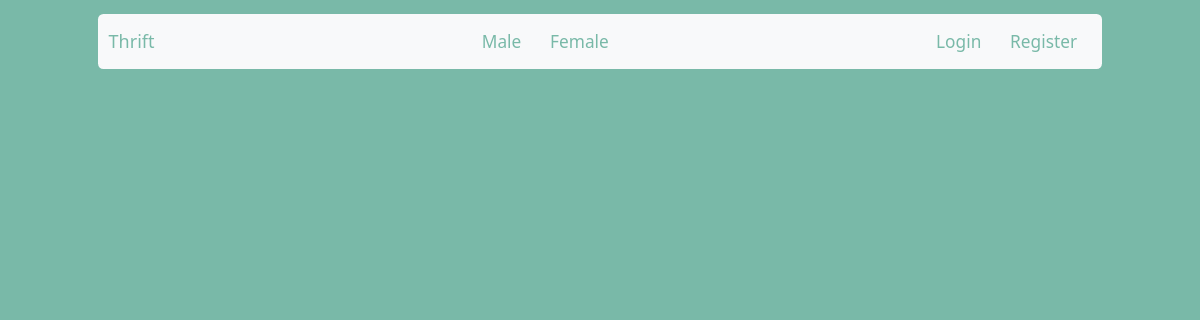
The app's page /female, older data.
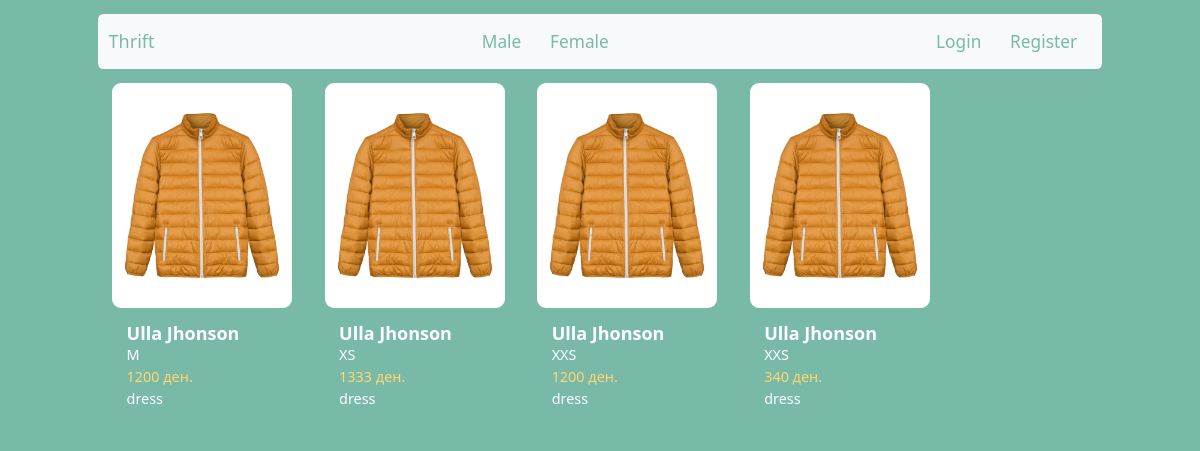
The same page, newer data.
### Thrift/models.py (models this page shows, shortened)
class Product(models.Model):
    user = models.ForeignKey(CustomUser, on_delete=models.CASCADE)
    price = models.PositiveIntegerField()
    conditionValues=[
        ('Лоша', 'Bad'),
        ('Средна', 'Average'),
        ('Добра', 'Good'),
        ('Одлична', 'Great')
    ]
    sizeValues=[
        ('XXS', 'Extra Extra Small'),
        ('XS', 'Extra Small'),
        ('S', 'Small'),
        ('M', 'Medium'),
        ('L', 'Large'),
        ('XL', 'Extra Large'),
        ('XXL', 'Extra Extra Large')
    ]
    condition = models.CharField(max_length=255,choices=conditionValues)
    size = models.CharField(max_length=255,choices=sizeValues)
    description = models.CharField(max_length=255)
    shop = models.CharField(max_length=255)
    typeClothes = [
        ('Фустан', 'Dress'),
        ('Панталони', 'Pants'),
        ('Блуза', 'Shirt'),
        ('Џемпер', 'Jumpers'),
        ('Јакна', 'Coat'),
        ('Фармерки', 'Jeans'),
        ('Аксесоари', 'Accessories'),
        ('Суќна', 'Skirt')
    ]
    type = models.CharField(max_length=255,choices=typeClothes)
    colors = models.ManyToManyField(Color, null=True, blank=True)
    genders=[
        ('M','Male'),
        ('F','Female')
    ]
    gender = models.CharField(max_length=255,choices=genders)
    sold = models.BooleanField(null=True,blank=True)
    sent = models.BooleanField(null=True,blank=True)
    date_sent=models.DateTimeField(auto_now=True)
    accepted = models.BooleanField(null=True,blank=True)
    date_accepted = models.DateTimeField(auto_now=True)

class ImageProd(models.Model):
    image=models.ImageField()
    product=models.ForeignKey(Product,on_delete=models.CASCADE,related_name='images')

### Thrift/views.py (the view, shortened to what this page needs)
# urls.py: path("female", female, name="female"),
def female(request):
    if request.user.is_anonymous:
        queryset = Product.objects.filter(gender='F', sold=False).all()
        context = {"products": queryset}
    return render(request, "female.html", context=context)

### templates/female.html (shortened to what this page needs)
{% extends "base_generic.html" %}
{% block content %}
      <div class="card-deck">
          {% for product in products %}
              <a href="{% url 'product-details' product.id %}" style="text-decoration: none;color: inherit;">
          <div class="card m-3" style="flex-direction: column;display: inline-block;height:fit-content;border-width: 0px">
            <img style="width: 200px;height: 250px"  src="{{  product.images.first.image.url }}" class="card-img-top rounded-img" alt="Item 1">
            <div class="card-body">
              <h5 class="card-title m-0">{{ product.shop }}</h5>
              <p class="card-text m-0">{{ product.size }}</p>
              <p class="card-text card-price m-0">{{ product.price }} ден.</p>
              <p class="card-text m-0">{{ product.description }}</p>
            </div>
          </div>
              </a>
          {% endfor %}
        </div>
{% endblock %}

### templates/base_generic.html (shortened to what this page needs)
<!DOCTYPE html>
<html>
<head>
  <link rel="stylesheet" href="https://cdnjs.cloudflare.com/ajax/libs/twitter-bootstrap/5.3.0/css/bootstrap.min.css">
</head>
<body>
  <div class="container">
      <nav class="navbar navbar-light bg-light menu rounded mt-3">
  <div class="container-fluid">
    <a class="navbar-brand" href="/index">Thrift</a>
        <ul class="nav justify-content-center">
        <li class="nav-item">
            <a class="nav-link active" style="font-size: larger" href="/male">Male</a>
        </li>
        <li class="nav-item">
            <a class="nav-link" style="font-size: larger" href="/female">Female</a>
        </li>
        </ul>
       {% if user.is_authenticated %}
            <ul class="nav justify-content-end">
                <li class="nav-item">
                    <a class="nav-link" href="/favorites"><span style="font-size: 1.2em;">
                        <svg xmlns="http://www.w3.org/2000/svg" width="20" height="20" fill="currentColor" class="bi bi-heart" viewBox="0 0 16 16" style="color: #79b9a8;font-weight: bold">
                            <path d="m8 2.748-.717-.737C5.6.281 2.514.878 1.4 3.053c-.523 1.023-.641 2.5.314 4.385.92 1.815 2.834 3.989 6.286 6.357 3.452-2.368 5.365-4.542 6.286-6.357.955-1.886.838-3.362.314-4.385C13.486.878 10.4.28 8.717 2.01L8 2.748zM8 15C-7.333 4.868 3.279-3.04 7.824 1.143c.06.055.119.112.176.171a3.12 3.12 0 0 1 .176-.17C12.72-3.042 23.333 4.867 8 15z"/>
                        </svg>
                    </span>
                    </a>
                </li>
                <li class="nav-item">
                    <a class="nav-link" href=/cart><span style="font-size: 1.2em;">
                        <svg xmlns="http://www.w3.org/2000/svg" width="20" height="20" fill="currentColor" class="bi bi-cart4" viewBox="0 0 16 16" style="color: #79b9a8;font-weight: bold">
                            <path d="M0 2.5A.5.5 0 0 1 .5 2H2a.5.5 0 0 1 .485.379L2.89 4H14.5a.5.5 0 0 1 .485.621l-1.5 6A.5.5 0 0 1 13 11H4a.5.5 0 0 1-.485-.379L1.61 3H.5a.5.5 0 0 1-.5-.5zM3.14 5l.5 2H5V5H3.14zM6 5v2h2V5H6zm3 0v2h2V5H9zm3 0v2h1.36l.5-2H12zm1.11 3H12v2h.61l.5-2zM11 8H9v2h2V8zM8 8H6v2h2V8zM5 8H3.89l.5 2H5V8zm0 5a1 1 0 1 0 0 2 1 1 0 0 0 0-2zm-2 1a2 2 0 1 1 4 0 2 2 0 0 1-4 0zm9-1a1 1 0 1 0 0 2 1 1 0 0 0 0-2zm-2 1a2 2 0 1 1 4 0 2 2 0 0 1-4 0z"/>
                        </svg>
                    </span></a>
                </li>
            <li class="nav-item" style="padding-top: 8px;padding-left: 6px">
                <a href="{% url 'profile' user.id %}">
                    {% if user.image %}
                    <img class="rounded-circle"   width="30" height="30" alt="avatar1" src="{{ user.image.url }}" />
                    {% else %}
                        <img class="rounded-circle"   width="30" height="30" alt="avatar1" src="https://st3.depositphotos.com/6672868/13701/v/450/depositphotos_137014128-stock-illustration-user-profile-icon.jpg" />
                    {% endif %}
                        </a>
            </li>
            </ul>
       {% else %}
           <ul class="nav justify-content-end">
            <li class="nav-item">
                <a class="nav-link" style="font-size: larger" href="/login">Login</a>
            </li>
            <li class="nav-item">
                <a class="nav-link" style="font-size: larger" href="/register">Register</a>
            </li>
           </ul>
       {% endif %}
    </div>
</nav>
    {% block content %}
    {% endblock %}
  </div>
</body>
</html>

### templates/base_generic.html (style rules this page uses)
body { background-color: #79b9a8; color: #fff; }
.menu { background-color: #fff; color: #79b9a8; }
.menu a { color: #79b9a8; }
.rounded-img { border-radius: 10px; }
.card { background-color: #79b9a8; color: #fff; border-radius: 10px; margin-bottom: 20px; }
.card-title { font-weight: bold; }
.card-price { color: #ffd670; }
@media only screen and (max-width: 1200px) { .card img { width: 40%; } }
.card { align-items: center; }
.card { flex-direction: row; }
html { zoom: 90%; }

Row changes from the older to the newer data that the page shows:
added Product: images.first.image (picture), shop "Ulla Jhonson", size "M", price "1200", description "dress"
added Product: images.first.image (picture), shop "Ulla Jhonson", size "XS", price "1333", description "dress"
added Product: images.first.image (picture), shop "Ulla Jhonson", size "XXS", price "1200", description "dress"
added Product: images.first.image (picture), shop "Ulla Jhonson", size "XXS", price "340", description "dress"
